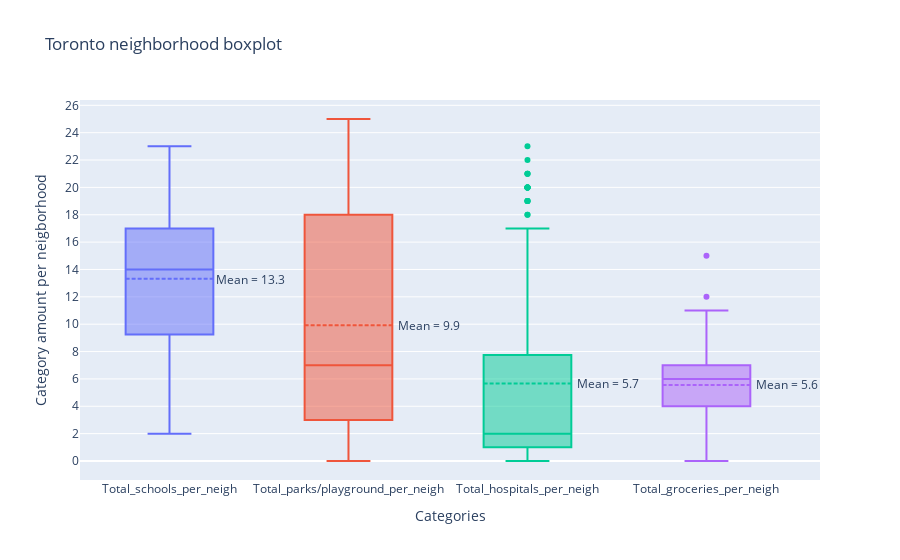

Notebook cell for this chart:
### Markdown cell above
## Box plot

### Code cell
fig = go.Figure()
fig.add_trace(go.Box(y=toronto_data['Total_schools_per_neigh'], boxmean=True, name='Total_schools_per_neigh', text='kdhdsf'))
fig.add_trace(go.Box(y=toronto_data['Total_parks/playground_per_neigh'], boxmean=True, name='Total_parks/playground_per_neigh'))
fig.add_trace(go.Box(y=toronto_data['Total_hospitals_per_neigh'], boxmean=True, name='Total_hospitals_per_neigh'))
fig.add_trace(go.Box(y=toronto_data['Total_groceries_per_neigh'], boxmean=True, name='Total_groceries_per_neigh'))
fig.update_yaxes(nticks=25)
fig.update_layout(
    yaxis_title='Category amount per neigborhood', xaxis_title = 'Categories', showlegend=False, title_text="Toronto neighborhood boxplot"
)

fig.add_annotation(x=0.45, y=13.3,
            text="Mean = 13.3", showarrow=False)

fig.add_annotation(x=1.45, y=9.9,
            text="Mean = 9.9", showarrow=False)

fig.add_annotation(x=2.45, y=5.7,
            text="Mean = 5.7", showarrow=False)

fig.add_annotation(x=3.45, y=5.6,
            text="Mean = 5.6", showarrow=False)

fig.show()

### Figure 1 — Plotly figure (JSON) as saved in the notebook; plotly's stock layout.template omitted (floating-point values rounded to 4 significant figures)
{"data": [{"boxmean": true, "name": "Total_schools_per_neigh", "text": "kdhdsf", "type": "box", "y": [20, 16, 10, 16, 4, 14, 14, 18, 18, 4, 15, 22, 10, 12, 20, 7, 17, 16, 13, 21, 2, 17, 11, 17, 5, 18, 8, 19, 16, 19, 4, 18, 13, 18, 9, 17, 3, 11, 17, 17, 19, 19, 4, 16, 14, 14, 20, 19, 4, 13, 5, 12, 15, 15, 20, 13, 22, 9, 7, 14, 12, 15, 12, 20, 13, 9, 13, 12, 13, 18, 13, 17, 21, 13, 13, 17, 8, 9, 14, 12, 7, 19, 17, 15, 7, 23, 15, 8, 15, 9, 21, 13, 3, 11, 2, 2, 13, 5, 16, 7, 15, 18, 17]}, {"boxmean": true, "name": "Total_parks/playground_per_neigh", "type": "box", "y": [4, 6, 16, 4, 18, 6, 2, 4, 16, 18, 11, 7, 1, 6, 22, 18, 17, 4, 0, 14, 18, 12, 0, 14, 19, 25, 0, 1, 4, 14, 19, 20, 0, 7, 1, 23, 18, 22, 1, 2, 4, 19, 18, 17, 6, 5, 2, 22, 18, 3, 0, 0, 2, 3, 19, 11, 6, 1, 5, 3, 1, 11, 14, 6, 2, 0, 4, 13, 20, 12, 2, 3, 4, 16, 19, 16, 2, 3, 1, 15, 19, 11, 11, 20, 20, 9, 20, 17, 2, 1, 13, 21, 18, 3, 1, 1, 19, 18, 7, 19, 22, 5, 4]}, {"boxmean": true, "name": "Total_hospitals_per_neigh", "type": "box", "y": [2, 1, 16, 2, 23, 1, 0, 7, 1, 21, 0, 0, 1, 0, 1, 20, 1, 0, 2, 1, 18, 1, 4, 17, 21, 4, 11, 1, 2, 0, 21, 2, 10, 8, 0, 1, 17, 7, 0, 1, 0, 3, 20, 4, 1, 7, 0, 1, 19, 2, 0, 0, 2, 1, 3, 4, 1, 0, 1, 2, 1, 20, 3, 0, 0, 11, 0, 19, 3, 2, 0, 2, 2, 5, 16, 3, 0, 1, 1, 20, 22, 0, 1, 3, 19, 0, 4, 1, 2, 3, 1, 19, 18, 2, 0, 0, 20, 20, 1, 20, 1, 1, 0]}, {"boxmean": true, "name": "Total_groceries_per_neigh", "type": "box", "y": [4, 7, 5, 5, 5, 1, 1, 3, 9, 6, 7, 3, 0, 1, 12, 8, 9, 2, 1, 9, 7, 10, 3, 4, 5, 9, 6, 0, 8, 4, 6, 15, 6, 1, 8, 10, 6, 10, 7, 0, 3, 10, 7, 11, 8, 2, 0, 11, 6, 5, 3, 6, 2, 0, 7, 5, 7, 5, 4, 4, 4, 4, 6, 6, 7, 5, 4, 6, 6, 11, 7, 8, 4, 6, 6, 9, 4, 3, 5, 5, 5, 6, 4, 7, 4, 4, 5, 8, 7, 4, 4, 9, 8, 4, 2, 0, 10, 7, 2, 9, 6, 7, 6]}], "layout": {"annotations": [{"showarrow": false, "text": "Mean = 13.3", "x": 0.45, "y": 13.3}, {"showarrow": false, "text": "Mean = 9.9", "x": 1.45, "y": 9.9}, {"showarrow": false, "text": "Mean = 5.7", "x": 2.45, "y": 5.7}, {"showarrow": false, "text": "Mean = 5.6", "x": 3.45, "y": 5.6}], "showlegend": false, "title": {"text": "Toronto neighborhood boxplot"}, "xaxis": {"title": {"text": "Categories"}}, "yaxis": {"nticks": 25, "title": {"text": "Category amount per neigborhood"}}}}
